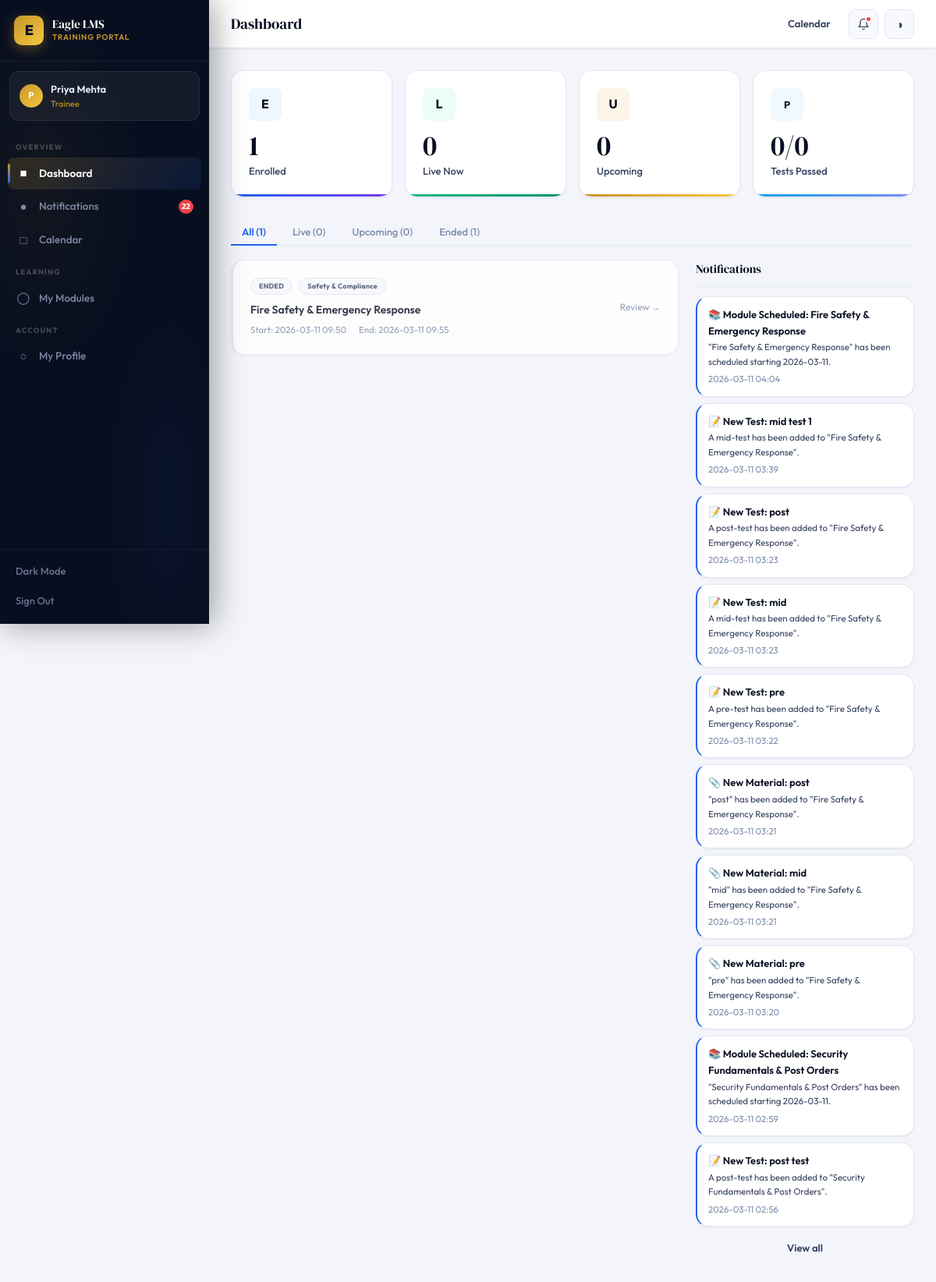
Screenshot of /trainee/dashboard (signed in) with the database file from the repository.
### tables this page shows
CREATE TABLE enrollments(
            id INTEGER PRIMARY KEY AUTOINCREMENT,
            module_id INTEGER, trainee_id INTEGER,
            enrolled_at TIMESTAMP DEFAULT CURRENT_TIMESTAMP,
            completed BOOLEAN DEFAULT 0,
            FOREIGN KEY(module_id) REFERENCES modules(id),
            FOREIGN KEY(trainee_id) REFERENCES users(id),
            UNIQUE(module_id,trainee_id));

CREATE TABLE modules(
            id INTEGER PRIMARY KEY AUTOINCREMENT,
            title TEXT NOT NULL, description TEXT, category TEXT,
            trainer_id INTEGER, start_datetime TIMESTAMP, end_datetime TIMESTAMP,
            status TEXT DEFAULT 'draft', is_default BOOLEAN DEFAULT 0,
            color TEXT DEFAULT '#3B5BDB',
            created_at TIMESTAMP DEFAULT CURRENT_TIMESTAMP,
            FOREIGN KEY(trainer_id) REFERENCES users(id));

CREATE TABLE notifications(
            id INTEGER PRIMARY KEY AUTOINCREMENT,
            user_id INTEGER NOT NULL, title TEXT NOT NULL,
            body TEXT, type TEXT DEFAULT 'info',
            link TEXT DEFAULT '', is_read BOOLEAN DEFAULT 0,
            created_at TIMESTAMP DEFAULT CURRENT_TIMESTAMP,
            FOREIGN KEY(user_id) REFERENCES users(id));

### app.py (the view)
@app.route('/trainee/dashboard')
@login_required
def trainee_dashboard():
    if session['role']=='trainer': return redirect(url_for('trainer_dashboard'))
    db=get_db(); uid=session['user_id']
    now=datetime.datetime.now().isoformat()
    enrollments=db.execute('''SELECT m.*,e.completed as enrolled_complete FROM enrollments e
        JOIN modules m ON e.module_id=m.id WHERE e.trainee_id=? AND m.status="published" ORDER BY m.start_datetime''',(uid,)).fetchall()
    upcoming=[m for m in enrollments if m['start_datetime'] and m['start_datetime']>now]
    ongoing=[m for m in enrollments if m['start_datetime'] and m['end_datetime'] and m['start_datetime']<=now<=m['end_datetime']]
    completed_list=[m for m in enrollments if m['end_datetime'] and m['end_datetime']<now]
    notifs=db.execute('SELECT * FROM notifications WHERE user_id=? AND is_read=0 ORDER BY created_at DESC LIMIT 10',(uid,)).fetchall()
    total_tests=db.execute('SELECT COUNT(*) as c FROM test_attempts WHERE trainee_id=?',(uid,)).fetchone()['c']
    passed_tests=db.execute('SELECT COUNT(*) as c FROM test_attempts WHERE trainee_id=? AND passed=1',(uid,)).fetchone()['c']
    return render_template('trainee_dashboard.html',upcoming=upcoming,ongoing=ongoing,
        completed=completed_list,notifications=notifs,total_tests=total_tests,passed_tests=passed_tests)

### app.py (called while the page is built)
def get_db():
    db = sqlite3.connect(os.path.join(BASE_DIR, 'lms.db'))
    db.row_factory = sqlite3.Row
    return db

def login_required(f):
    @wraps(f)
    def d(*a,**kw):
        if 'user_id' not in session: return redirect(url_for('login'))
        return f(*a,**kw)
    return d

@app.context_processor
def inject_globals():
    nc = 0
    if 'user_id' in session:
        nc = get_db().execute('SELECT COUNT(*) as c FROM notifications WHERE user_id=? AND is_read=0',(session['user_id'],)).fetchone()['c']
    return dict(COMPANY=COMPANY, notif_count=nc)

### templates/trainee_dashboard.html (shortened to what this page needs)
{% extends 'base.html' %}
{% block page_title %}Dashboard{% endblock %}
{% block topbar_actions %}
<a href="{{ url_for('trainee_calendar') }}" class="btn btn-ghost btn-sm">Calendar</a>
{% endblock %}
{% block content %}
<div class="stat-row">
  <div class="stat-tile st-blue anim-up">
    <div class="st-icon st-i-blue" style="font-size:16px;font-weight:700">E</div>
    <div class="st-num">{{ (upcoming|length) + (ongoing|length) + (completed|length) }}</div>
    <div class="st-lbl">Enrolled</div>
  </div>
  <div class="stat-tile st-green anim-up d1">
    <div class="st-icon st-i-green" style="font-size:16px;font-weight:700">L</div>
    <div class="st-num">{{ ongoing|length }}</div>
    <div class="st-lbl">Live Now</div>
  </div>
  <div class="stat-tile st-gold anim-up d2">
    <div class="st-icon st-i-gold" style="font-size:16px;font-weight:700">U</div>
    <div class="st-num">{{ upcoming|length }}</div>
    <div class="st-lbl">Upcoming</div>
  </div>
  <div class="stat-tile st-sky anim-up d3">
    <div class="st-icon st-i-sky" style="font-size:13px;font-weight:700">P</div>
    <div class="st-num">{{ passed_tests }}/{{ total_tests }}</div>
    <div class="st-lbl">Tests Passed</div>
  </div>
</div>
<div style="display:flex;gap:6px;margin-bottom:18px;border-bottom:1px solid var(--border)">
  <button class="filter-tab active" onclick="filterMods('all',this)">All ({{ (upcoming|length)+(ongoing|length)+(completed|length) }})</button>
  <button class="filter-tab" onclick="filterMods('live',this)">Live ({{ ongoing|length }})</button>
  <button class="filter-tab" onclick="filterMods('upcoming',this)">Upcoming ({{ upcoming|length }})</button>
  <button class="filter-tab" onclick="filterMods('ended',this)">Ended ({{ completed|length }})</button>
</div>
<div style="display:grid;grid-template-columns:1fr 280px;gap:22px;align-items:start">
  <div>
    <div style="display:flex;flex-direction:column;gap:8px" id="mod-list">
      {% for m in completed %}
      <a href="{{ url_for('trainee_module', module_id=m.id) }}" class="tm-card anim-up" data-state="ended">
        <div class="card card-p card-hover" style="border-left:3px solid var(--border);opacity:.8">
          <div class="flex justify-b items-c gap-3" style="flex-wrap:wrap">
            <div style="flex:1;min-width:0">
              <div class="flex items-c gap-2 mb-2">
                <span class="badge b-neutral" style="font-size:9px">ENDED</span>
                <span class="badge b-neutral" style="font-size:9px">{{ m.category or 'General' }}</span>
              </div>
              <div style="font-weight:600;font-size:14px;margin-bottom:5px;overflow:hidden;text-overflow:ellipsis;white-space:nowrap">{{ m.title }}</div>
              <div style="font-size:11.5px;color:var(--t3);display:flex;gap:16px;flex-wrap:wrap">
                <span>Start: {{ m.start_datetime[:16].replace('T',' ') if m.start_datetime else '—' }}</span>
                <span>End: {{ m.end_datetime[:16].replace('T',' ') if m.end_datetime else '—' }}</span>
              </div>
            </div>
            <div style="font-size:12px;color:var(--t3);flex-shrink:0">Review &rarr;</div>
          </div>
        </div>
      </a>
      {% endfor %}
    </div>
  </div>
  <div>
    <div style="font-family:'DM Serif Display',serif;font-size:15px;margin-bottom:12px;padding-bottom:10px;border-bottom:1px solid var(--border)">Notifications</div>
    {% if notifications %}
    <div style="display:flex;flex-direction:column;gap:8px">
      {% for n in notifications %}
      <div class="card anim-r" style="padding:12px 14px;border-left:2px solid var(--acc);animation-delay:{{ loop.index0 * 40 }}ms">
        <div style="font-weight:600;font-size:13px;margin-bottom:2px">{{ n.title }}</div>
        <div class="t-xs t-secondary">{{ n.body or '' }}</div>
        <div class="t-xs t-muted" style="margin-top:4px">{{ n.created_at[:16].replace('T',' ') }}</div>
      </div>
      {% endfor %}
      <a href="{{ url_for('notifications') }}" class="btn btn-ghost btn-sm" style="justify-content:center;margin-top:4px">View all</a>
    </div>
    {% else %}
    <div class="card card-p" style="text-align:center;padding:28px">
      <div class="t-sm t-muted">All caught up</div>
    </div>
    {% endif %}
  </div>
</div>
{% endblock %}

### static/css/main.css (style rules this page uses)
:root { --eagle-navy: #0B1426; --eagle-navy2: #0F1B35; --eagle-gold: #C8962A; --eagle-gold2: #E8B84B; --eagle-gold-bg: rgba(200,150,42,0.1); --eagle-gold-glow: rgba(200,150,42,0.3); --bg: #F3F5FB; --card: #FFFFFF; --card2: #F8F9FD; --sidebar: #070E1F; --sidebar2: #0D1730; --border: #E2E7F3; --border2: #CDD5E8; --t1: #080F22; --t2: #364260; --t3: #7B8BAA; --t4: #B0BCCC; --tinv: #E8EFFF; --acc: #2563EB; --acc-h: #1D4ED8; --acc-bg: #EFF6FF; --acc-mid: rgba(37,99,235,0.15); --acc-glow: rgba(37,99,235,0.25); --green:#10B981; --green-bg:#ECFDF5; --green-t:#065F46; --red:#EF4444; --red-bg:#FEF2F2; --red-t:#991B1B; --amber:#F59E0B; --amber-bg:#FFFBEB; --amber-t:#92400E; --sky:#0EA5E9; --sky-bg:#F0F9FF; --sky-t:#0369A1; --violet:#8B5CF6;--violet-bg:#F5F3FF;--violet-t:#5B21B6; --s1:0 1px 3px rgba(8,15,34,.06); --s2:0 2px 8px rgba(8,15,34,.08),0 1px 2px rgba(8,15,34,.04); --s3:0 6px 24px rgba(8,15,34,.1),0 2px 6px rgba(8,15,34,.04); --s4:0 12px 40px rgba(8,15,34,.12),0 4px 12px rgba(8,15,34,.06); --s5:0 24px 64px rgba(8,15,34,.15); --gold-s:0 6px 24px rgba(200,150,42,.35); --r1:5px;--r2:8px;--r3:12px;--r4:16px;--r5:22px;--r6:32px; --sw:268px; }
*,*::before,*::after { box-sizing:border-box;margin:0;padding:0 }
html { scroll-behavior:smooth }
body { font-family:'Outfit',system-ui,sans-serif;background:var(--bg);color:var(--t1);line-height:1.6;-webkit-font-smoothing:antialiased;transition:background .3s,color .3s;overflow-x:hidden }
a { color:inherit;text-decoration:none }
button,input,select,textarea { font-family:'Outfit',sans-serif }
.stat-row { display:grid;grid-template-columns:repeat(auto-fit,minmax(180px,1fr));gap:16px;margin-bottom:28px }
.stat-tile { background:var(--card);border:1px solid var(--border);border-radius:var(--r4);padding:22px;position:relative;overflow:hidden;transition:all .2s;box-shadow:var(--s1) }
.stat-tile::after { content:'';position:absolute;bottom:0;left:0;right:0;height:3px }
.st-gold::after { background:linear-gradient(90deg,var(--eagle-gold),#F5C842) }
.st-blue::after { background:linear-gradient(90deg,var(--acc),#7C3AED) }
.st-green::after { background:linear-gradient(90deg,var(--green),#059669) }
.st-sky::after { background:linear-gradient(90deg,var(--sky),#818CF8) }
.st-icon { width:42px;height:42px;border-radius:var(--r2);display:flex;align-items:center;justify-content:center;font-size:20px;margin-bottom:14px }
.st-i-gold { background:var(--eagle-gold-bg) }
.st-i-blue { background:var(--acc-bg) }
.st-i-green { background:var(--green-bg) }
.st-i-sky { background:var(--sky-bg) }
.st-num { font-family:'DM Serif Display',serif;font-size:36px;font-weight:400;line-height:1;margin-bottom:4px }
.st-lbl { font-size:13px;color:var(--t2);font-weight:500 }
.card { background:var(--card);border:1px solid var(--border);border-radius:var(--r4);box-shadow:var(--s1);transition:background .3s,border-color .3s }
.card-p { padding:22px }
.card-hover { cursor:pointer;transition:all .22s }
.btn { display:inline-flex;align-items:center;gap:7px;font-family:'Outfit',sans-serif;font-weight:600;font-size:13.5px;border:none;border-radius:var(--r2);cursor:pointer;transition:all .18s;white-space:nowrap;line-height:1 }
.btn-sm { padding:8px 14px;font-size:13px }
.btn-ghost { background:transparent;color:var(--t2);border:1.5px solid transparent }
.badge { display:inline-flex;align-items:center;gap:5px;padding:3px 10px;border-radius:20px;font-size:11px;font-weight:700;letter-spacing:.2px;font-family:'Outfit',sans-serif }
.b-neutral { background:var(--card2);color:var(--t2);border:1px solid var(--border) }
.anim-up { animation:slide-up .4s cubic-bezier(.4,0,.2,1) both }
.anim-r { animation:slide-right .4s cubic-bezier(.4,0,.2,1) both }
.d1 { animation-delay:.05s }
.d2 { animation-delay:.1s }
.d3 { animation-delay:.15s }
.flex { display:flex }
.items-c { align-items:center }
.justify-b { justify-content:space-between }
.gap-2 { gap:8px }
.gap-3 { gap:12px }
.mb-2 { margin-bottom:8px }
.t-xs { font-size:11.5px }
.t-muted { color:var(--t3) }
.t-secondary { color:var(--t2) }

### templates/trainee_dashboard.html (style rules this page uses)
.filter-tab { background:none;border:none;border-bottom:2px solid transparent;padding:8px 14px;font-size:13px;font-weight:500;color:var(--t3);cursor:pointer;transition:all .15s;margin-bottom:-1px }
.filter-tab.active { color:var(--acc);border-bottom-color:var(--acc);font-weight:600 }

### rows the page displays
enrollments: category "Safety & Compliance", title "Fire Safety & Emergency Response", start_datetime "2026-03-11 09:50", end_datetime "2026-03-11 09:55"
notifications: title "📚 Module Scheduled: Fire Safety & Emergency Response", body "\"Fire Safety & Emergency Response\" has been scheduled starting 2026-03-11.", created_at "2026-03-11 04:04"
notifications: title "📝 New Test: mid test 1", body "A mid-test has been added to \"Fire Safety & Emergency Response\".", created_at "2026-03-11 03:39"
notifications: title "📝 New Test: post", body "A post-test has been added to \"Fire Safety & Emergency Response\".", created_at "2026-03-11 03:23"
notifications: title "📝 New Test: mid", body "A mid-test has been added to \"Fire Safety & Emergency Response\".", created_at "2026-03-11 03:23"
notifications: title "📝 New Test: pre", body "A pre-test has been added to \"Fire Safety & Emergency Response\".", created_at "2026-03-11 03:22"
notifications: title "📎 New Material: post", body "\"post\" has been added to \"Fire Safety & Emergency Response\".", created_at "2026-03-11 03:21"
notifications: title "📎 New Material: mid", body "\"mid\" has been added to \"Fire Safety & Emergency Response\".", created_at "2026-03-11 03:21"
notifications: title "📎 New Material: pre", body "\"pre\" has been added to \"Fire Safety & Emergency Response\".", created_at "2026-03-11 03:20"
notifications: title "📚 Module Scheduled: Security Fundamentals & Post Orders", body "\"Security Fundamentals & Post Orders\" has been scheduled starting 2026-03-11.", created_at "2026-03-11 02:59"
notifications: title "📝 New Test: post test", body "A post-test has been added to \"Security Fundamentals & Post Orders\".", created_at "2026-03-11 02:56"

### other values shown
{{ session.name[0].upper() }} "P"
{{ session.name }} "Priya Mehta"
{{ session.role }} "Trainee"
{{ notif_count }} "22"
{{ (upcoming|length) + (ongoing|length) + (completed|length) }} "1"
{{ ongoing|length }} "0"
{{ upcoming|length }} "0"
{{ passed_tests }} "0"
{{ total_tests }} "0"
{{ (upcoming|length)+(ongoing|length)+(completed|length) }} "1"
{{ completed|length }} "1"
